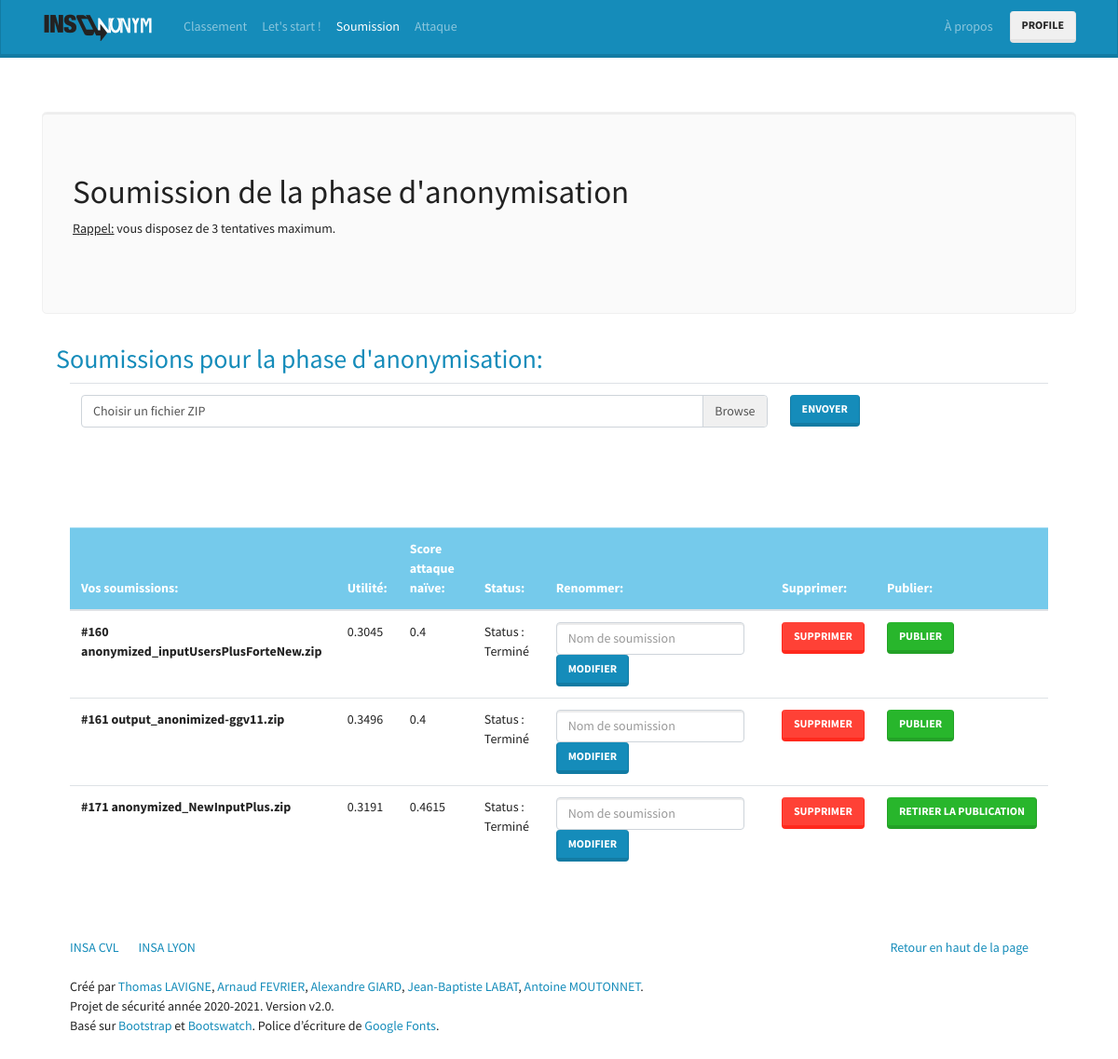
The page /anonymisation/submission (signed in) on the database its author committed.
### tables this page shows
CREATE TABLE "anonymisation" (
	"SubmissionId"	INTEGER NOT NULL UNIQUE,
	"UserId"	INTEGER NOT NULL,
	"F_file"	TEXT,
	"S_file"	TEXT,
	"utility"	REAL NOT NULL DEFAULT -2,
	"naiveAttack"	REAL NOT NULL DEFAULT -2,
	"status"	TEXT NOT NULL DEFAULT 'En cours de traitement',
	"fileLink"	TEXT NOT NULL,
	"IsPublished"	INTEGER NOT NULL DEFAULT 0, 'name' TEXT DEFAULT 'soumission',
	FOREIGN KEY("UserId") REFERENCES "user"("id") ON DELETE CASCADE,
	PRIMARY KEY("SubmissionId" AUTOINCREMENT)
);

### controllers/controller_anonymisation.php (called while the page is built, shortened)
<?php
class AnonymisationController
{
    public function submission()
    {
        $submissions = $_SESSION['user']->getSubmissions();
     $submissions = $_SESSION['user']->getSubmissions();
        require_once('views/anonymisation/submission.php');
    }
}

### index.php (called while the page is built, shortened)
<?php
require_once('routes/router.php');

### models/user.php (called while the page is built, shortened)
<?php
class User
{
    public $id;
  public function getSubmissions()
  {
      global $con;
      $list = array();
      $req = $con->query("SELECT * FROM anonymisation where UserId='$this->id'");
      foreach ($req as $result)
          $list[] = new Anonym($result['SubmissionId'],$result['fileLink'],$result['UserId'],$result['F_file'], $result['S_file'] ,$result['utility'],$result['naiveAttack'],$result['status'],$result['IsPublished'],$result['name']);
      return $list;
  }
}

### models/anonym.php (called while the page is built, shortened)
<?php
class Anonym
{
    public function __construct(
        $submissionId = false,
        $fileLink = false,
        $userId = false,
        $F_file = false,
        $S_file = false,
        $utility = false,
		$naiveAttack = false,
        $status = false,
        $isPublished = false,
        $name = false
    ) {
        $this->submissionId = $submissionId;
        $this->utility = $utility;
		$this->naiveAttack = $naiveAttack;
        $this->status = $status;
        $this->isPublished =$isPublished;
        $this->name =$name;
    }
}

### views/anonymisation/submission.php (the view, shortened to what this page needs)
<div class="jumbotron">
	<h1> Soumission de la phase d'anonymisation </h1>
	<p><u>Rappel:</u> vous disposez de 3 tentatives maximum. </p>
</div>
<div class=container>
	<div class="text-primary">
		<h2>Soumissions pour la phase d'anonymisation: </h2>
	</div>
	<div class=container>
			<table class="table">
				<tr scope="row">
					<th scope="col-8">
							<div class="custom-file" id="container">
								<label class="custom-file-label" for="customFile">Choisir un fichier ZIP</label>
							</div>
							<th scope="col-sm-4">
									<button id="uploadfiles" class="btn btn-primary "/>Envoyer</button>
							</th>
					</th>
				</tr>
			</table>
<br />
<br>
<br>
<table class="table">
  <thead class="table-info">
    <tr>
      <th scope="col">Vos soumissions:</th>
	  	<th scope="col">Utilité:</th>
		<th scope="col">Score attaque naïve:</th>
	  	<th scope="col">Status:</th>
                <th scope="col">Renommer:</th>
		<th scope="col">Supprimer:</th>
		<th scope="col">Publier:</th>
    </tr>
  </thead>
  <tbody>
		<?php foreach($submissions as $submission): ?>
					<tr>
					<th scope="row">#<?=$submission->submissionId ?> <?=$submission->name ?></th>
						<td> <?=round($submission->utility,4)?> </td>
						<td> <?=round($submission->naiveAttack,4)?>  </td>
						<td> Status : <?= $submission->status?>  </td>
                                                <td>
                                                    <form method="post" class="form-inline">
                                                        <input class="form-control mr-sm-2" name="newName" placeholder="Nom de soumission">
                                                        <button type="submit" class="btn btn-primary">Modifier</button>
                                                    </form>
                                                </td>
						<td>
							<form method="post">
								<input type="submit" name="submit" value="Supprimer" class="btn btn-danger">
							</form>
				  	        </td>
					<?php
					if($submission->naiveAttack >= 0){
					if($submission->isPublished==0){
							echo'<th scope="col-8">';
							echo'<form method="post">';
								echo'<input type="submit" name="submit" value="Publier" class="btn btn-success">';
								echo'	</form>';
								echo'</th>';
						}else{
							echo'<th scope="col-8">';
							echo'<form method="post">';
								echo'<input type="submit" name="submit" value="Retirer la publication" class="btn btn-success">';
								echo'	</form>';
								echo'</th>';
						}
					}
					?>
				</tr>
		<?php endforeach?>
  </tbody>
</table>

### rows shown on the page
anonymisation: SubmissionId "160", name "anonymized_inputUsersPlusForteNew.zip", utility "0.3045", naiveAttack "0.4", status "Terminé"
anonymisation: SubmissionId "161", name "output_anonimized-ggv11.zip", utility "0.3496", naiveAttack "0.4", status "Terminé"
anonymisation: SubmissionId "171", name "anonymized_NewInputPlus.zip", utility "0.3191", naiveAttack "0.4615", status "Terminé"
